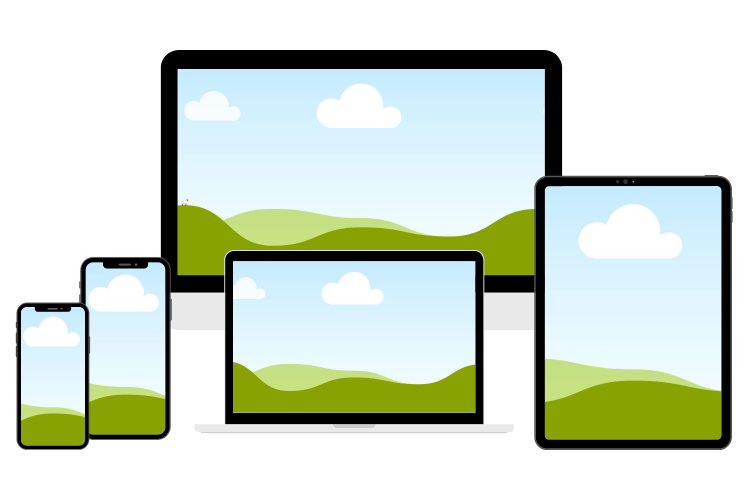
#> input picture projects/justin-checkout/mockup/template.png, 1500 x 1000 px (shown at 1/2 size)
$ python -i mockup.py   (imports and definitions only)
#> lines starting #> are read from the running program, lines starting #| are printed output that depends on the picture; after the words box and inside, x2 and y2 are one past the last pixel; in counts of white or black regions, pixels touching at a corner belong together
#> further down, picture is the input picture: shape (1000, 1500, 3); mean B, G, R 205.8, 218.4, 208.1
"""Device-mockup compositing: find the screens in a flat device template, drop designed screen
images into them (respecting overlaps/notches), cut the devices out and place them on a background."""
from __future__ import annotations

from dataclasses import dataclass
from pathlib import Path

import cv2
import numpy as np
from PIL import Image, ImageFilter


@dataclass
class Screen:
    box: tuple[int, int, int, int]   # x0, y0, x1, y1 (inclusive-exclusive)
    mask: np.ndarray                 # full-canvas bool mask of visible screen pixels

    @property
    def size(self) -> tuple[int, int]:
        return self.box[2] - self.box[0], self.box[3] - self.box[1]


# [5 lines left out: function load_template, not called in this run]


def find_screens(img: np.ndarray, dark: int = 110, min_area: float = 0.004, scale: float = 1.0) -> list[Screen]:
    """Screens = light regions fully enclosed by dark bezels (not connected to the image border).
    Run on the original-resolution template (upscaling reopens hairline bezel gaps); `scale` maps the
    result onto an upscaled copy."""
#> called with dark = 110, min_area = 0.004, scale = 1
    bezel = (img.max(2) < dark).astype(np.uint8)
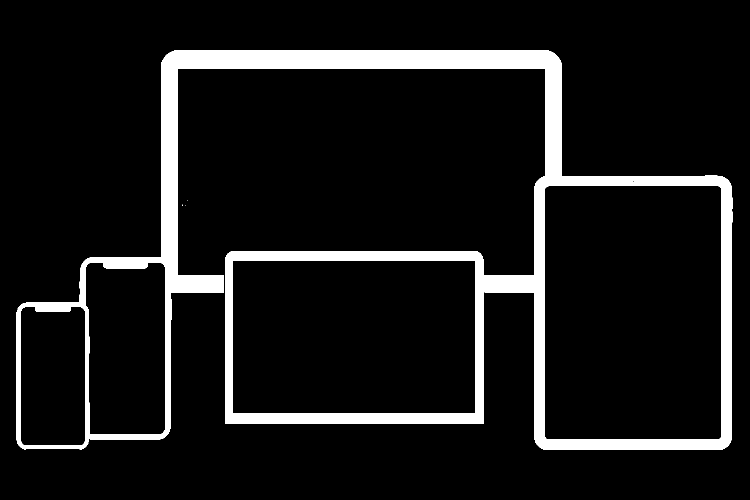
#> bezel: shape (1000, 1500) (shown at 1/2 size); values 0 (black) and 1 (white), 9.4% white; 9 white regions (5 under 20 px), largest, box (x1, y1, x2, y2) and area: (32, 100, 1465, 900) 110178, (450, 502, 967, 848) 31025, (179, 673, 180, 707) 34, (1410, 350, 1435, 351) 25
    bezel = cv2.dilate(bezel, np.ones((3, 3), np.uint8))  # seal hairline gaps in anti-aliased bezels
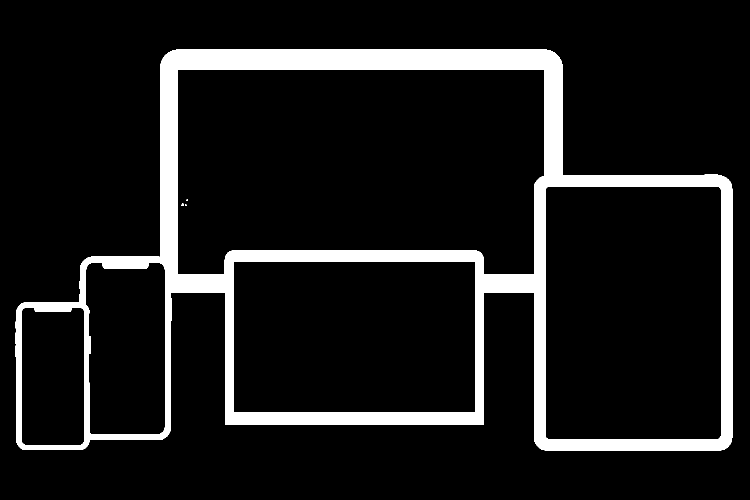
#> bezel: shape (1000, 1500) (shown at 1/2 size); values 0 (black) and 1 (white), 10.3% white; 4 white regions (3 under 20 px), largest, box (x1, y1, x2, y2) and area: (31, 99, 1466, 901) 155187
    n, lab = cv2.connectedComponents(1 - bezel, connectivity=4)
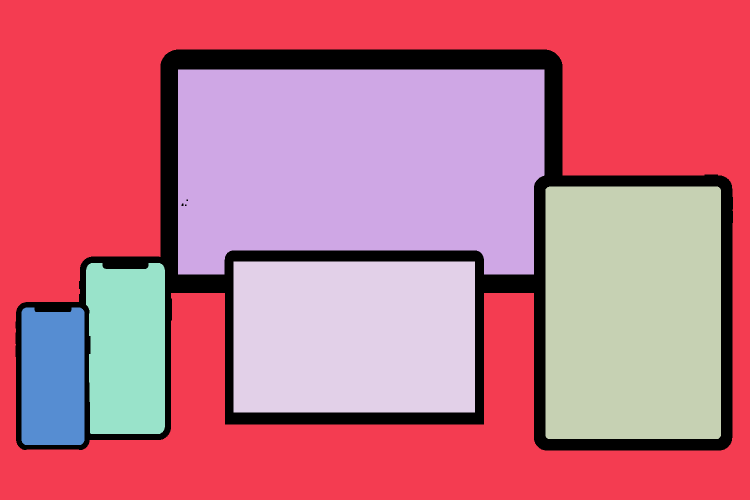
#> lab: shape (1000, 1500) int32 (shown at 1/2 size); 7 distinct labels, from 0 to 6; one colour per label, 0 black
#> n = 7
    H, W = bezel.shape
#> H = 1000; W = 1500
    out = []
    for i in range(1, n):
        m = lab == i
        ys, xs = np.nonzero(m)
        if len(ys) < min_area * H * W or ys.min() == 0 or xs.min() == 0 or ys.max() == H - 1 or xs.max() == W - 1:
            continue
        m = cv2.dilate(m.astype(np.uint8), np.ones((3, 3), np.uint8))  # back under the bezel edge
        if scale != 1:
            m = cv2.resize(m, (round(W * scale), round(H * scale)), interpolation=cv2.INTER_LINEAR)
        box = tuple(int(round(v * scale)) for v in (xs.min(), ys.min(), xs.max() + 1, ys.max() + 1))
        out.append(Screen(box, m.astype(bool)))
#> this loop made 6 passes
#> box on passes 2 to 6: (356, 139, 1089, 549), (1091, 373, 1442, 878), (467, 523, 950, 825), (172, 526, 330, 868), (43, 615, 169, 890)
#> pass 1, in find_screens, `m = lab == i`:
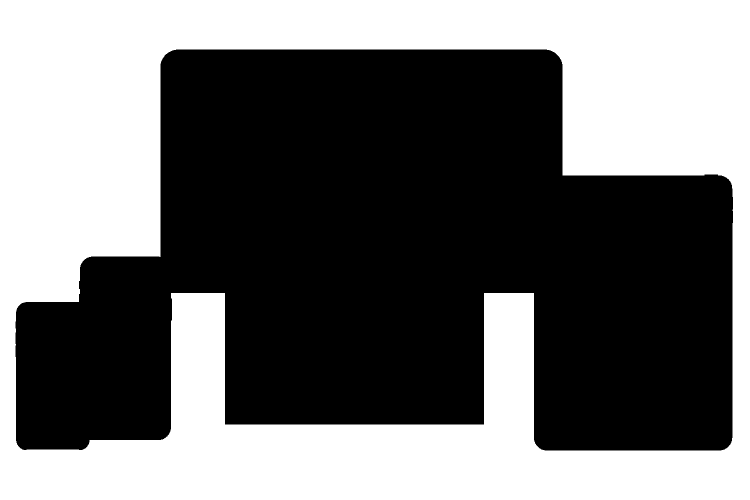
#> m: shape (1000, 1500) bool (shown at 1/2 size); 44.3% white; 1 white region, box (x1, y1, x2, y2) and area: (0, 0, 1500, 1000) 665113
#> pass 2, in find_screens, `m = cv2.dilate(m.astype(np.uint8), np.ones((3, 3), np.uint8))`:
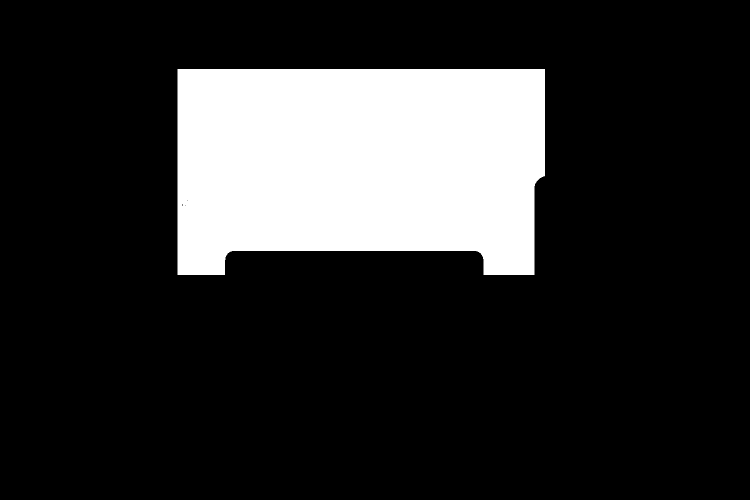
#> m: shape (1000, 1500) (shown at 1/2 size); values 0 (black) and 1 (white), 18.3% white; 1 white region, box (x1, y1, x2, y2) and area: (355, 138, 1090, 550) 274134
#> pass 3, in find_screens, `m = lab == i`:
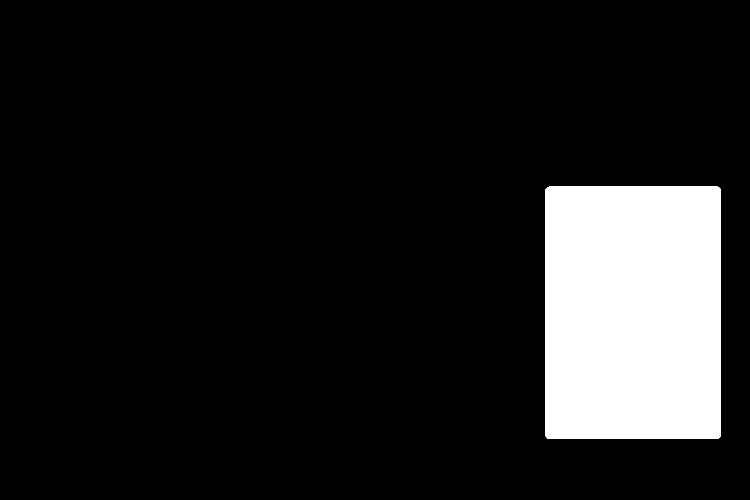
#> m: shape (1000, 1500) bool (shown at 1/2 size); 11.8% white; 1 white region, box (x1, y1, x2, y2) and area: (1091, 373, 1442, 878) 177193
#> after the loop:
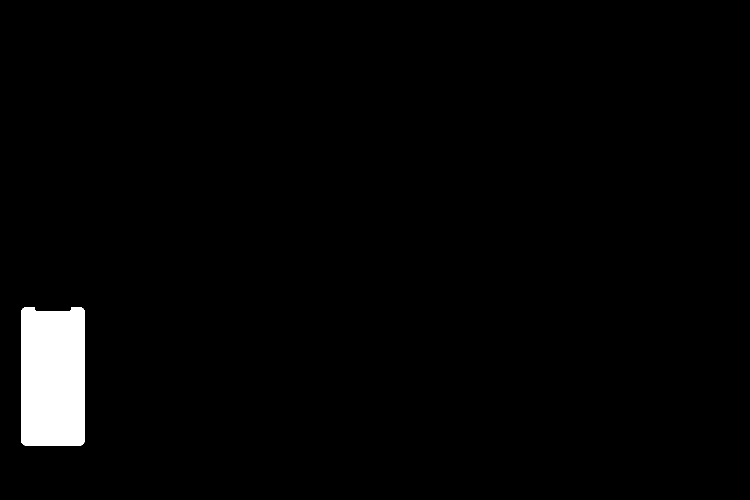
#> m: shape (1000, 1500) (shown at 1/2 size); values 0 (black) and 1 (white), 2.3% white; 1 white region, box (x1, y1, x2, y2) and area: (42, 614, 170, 891) 34711
#> after the loop, out = 5 items
    return sorted(out, key=lambda s: -s.size[0] * s.size[1])


# [56 lines left out: functions background_alpha, composite, cover, place_on, not called in this run]

>>> import cv2
>>> picture = cv2.imread('../projects/justin-checkout/mockup/template.png')
>>> result = find_screens(picture)
#> result = 5 items
